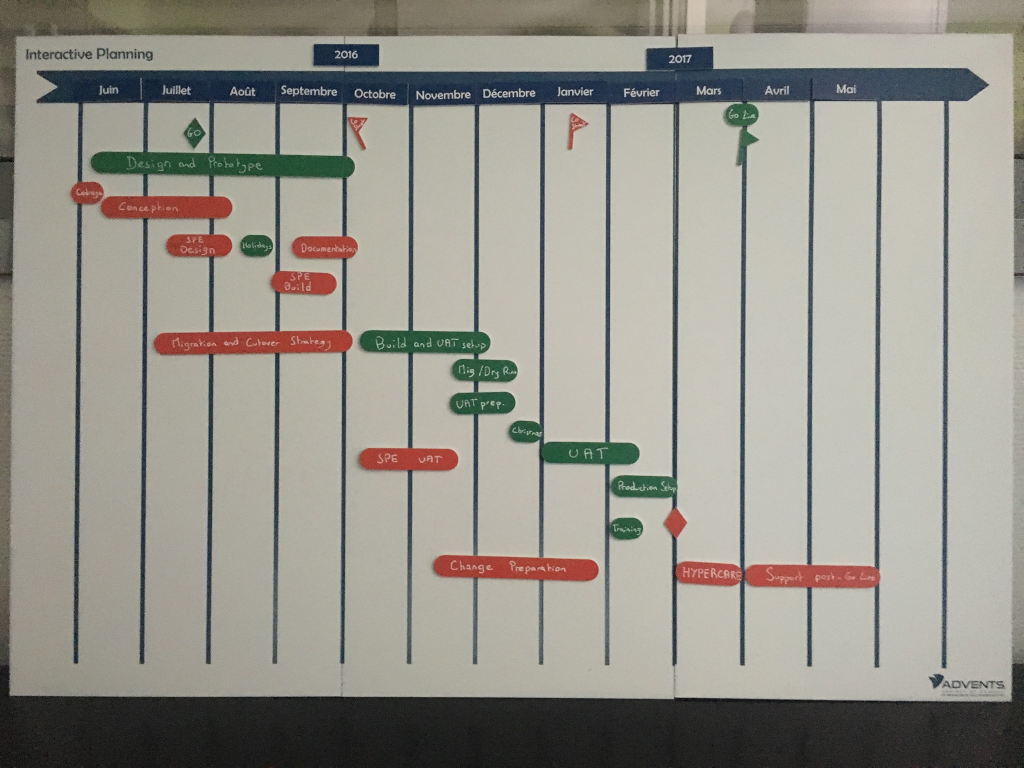
#> input picture img/3.JPG, 2048 x 1536 px, found by its file name (shown at 1/2 size)
$ python lines_detection_finale.py
#> lines starting #> are read from the running program, lines starting #| are printed output that depends on the picture; after the words box and inside, x2 and y2 are one past the last pixel; in counts of white or black regions, pixels touching at a corner belong together; long printed decimals are rounded
import numpy as np
import cv2
image = cv2.imread('img/3.jpg')
#> image is the input picture: shape (1536, 2048, 3); mean B, G, R 139.4, 148.6, 150.8

# the ratio of the new image to the old image
r = 1000.0 / image.shape[1]
dim = (1000, int(image.shape[0] * r))

# perform the actual resizing of the image and show it
resized = cv2.resize(image, dim, interpolation=cv2.INTER_AREA)
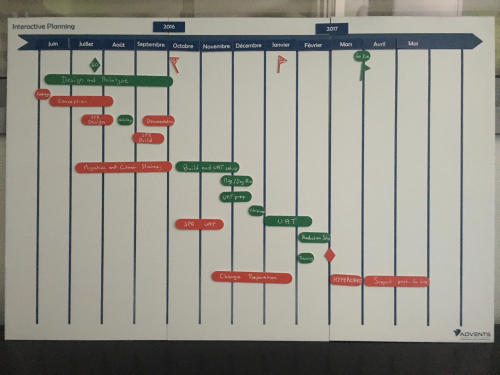
#> resized: shape (750, 1000, 3) (shown at 1/2 size); mean B, G, R 139.4, 148.6, 150.8
#cv2.imshow("resized", resized)
#cv2.waitKey(0)


# Grayscale and Canny Edges extracted
gray = cv2.cvtColor(resized, cv2.COLOR_BGR2GRAY)
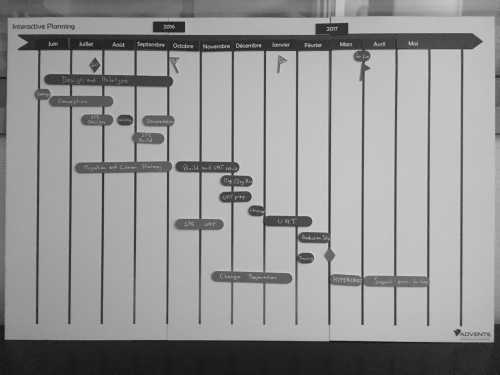
#> gray: shape (750, 1000) (shown at 1/2 size); min 9, max 211, mean 148.2
edges = cv2.Canny(gray, 100, 170, apertureSize = 3)
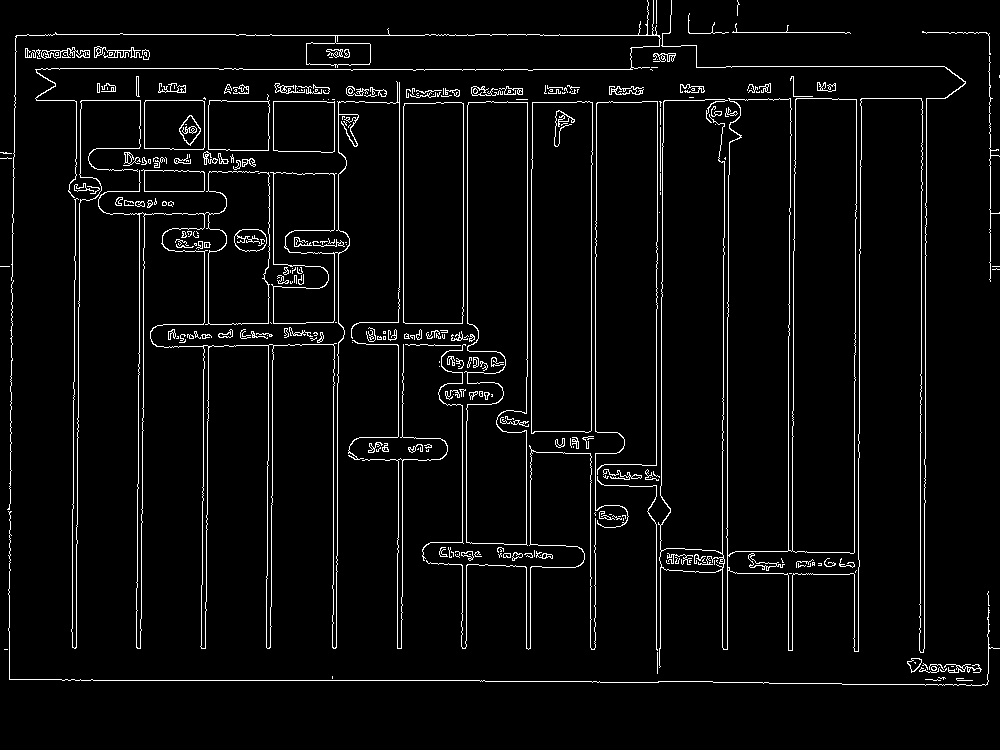
#> edges: shape (750, 1000); 4.2% white in thin lines or dots

# Run HoughLines using a rho accuracy of 1 pixel
# theta accuracy of np.pi / 180 which is 1 degree
# Our line threshold is set to 240 (number of points on line)
lines = cv2.HoughLines(edges,1, np.pi / 700, 150)
#> lines = 257 rows, first 8: [679, 1.58], [77, 0.00898], [400, 0.00449], [339, 0.00449], [676, 1.58], [680, 1.57], [404, 0.00449], [335, 0.00449]

time_line=[]

print ("Lines: ",lines)
#| Lines:  [[[ 6.7900000e+02  1.5752844e+00]]
#|  [[ 7.7000000e+01  8.9759789e-03]]
#|  [[ 4.0000000e+02  4.4879895e-03]]
#|  [[ 3.3900000e+02  4.4879895e-03]]
#|  [[ 6.7600000e+02  1.5797722e+00]]
#|  [[ 6.8000000e+02  1.5707964e+00]]
#> (further printed lines are left out)
# We iterate through each line and convert it to the format
# required by cv.lines (i.e. requiring end points)
prev_x = None
ordered_lines = sorted(lines,key = lambda x: x[0][0]*np.cos(x[0][1]))
#> ordered_lines = 257 items, first 6: [[549, 1.6]], [[527, 1.6]], [[552, 1.6]], [[530, 1.6]], [[668, 1.59]], [[674, 1.58]]
for [[rho, theta]] in ordered_lines:
    a = np.cos(theta)
    b = np.sin(theta)
    x0 = a * rho
    y0 = b * rho
    x1 = int(x0 + 1000 * (-b))
    y1 = int(y0 + 1000 * (a))
    x2 = int(x0 - 1000 * (-b))
    y2 = int(y0 - 1000 * (a))
    if abs(x1 - x2) >= 3:
        continue
    if prev_x is not None:

        if abs(prev_x - x1)<50:
            continue
        #print abs(prev_x - x1)


    time_line.append(x1)
    cv2.line(resized, (x1, y1), (x2, y2), (255, 0, 0), 2)
    prev_x = max(x1,x2)
#> this loop made 257 passes
#> (rho, theta, a, b, x0, y0, x1, y1) on passes 1 to 3: (549, 1.6, -0.0314, 1, -17.24, 548.7, -1016, 517), (527, 1.6, -0.0314, 1, -16.55, 526.7, -1016, 495), (552, 1.6, -0.0269, 1, -14.86, 551.8, -1014, 524)
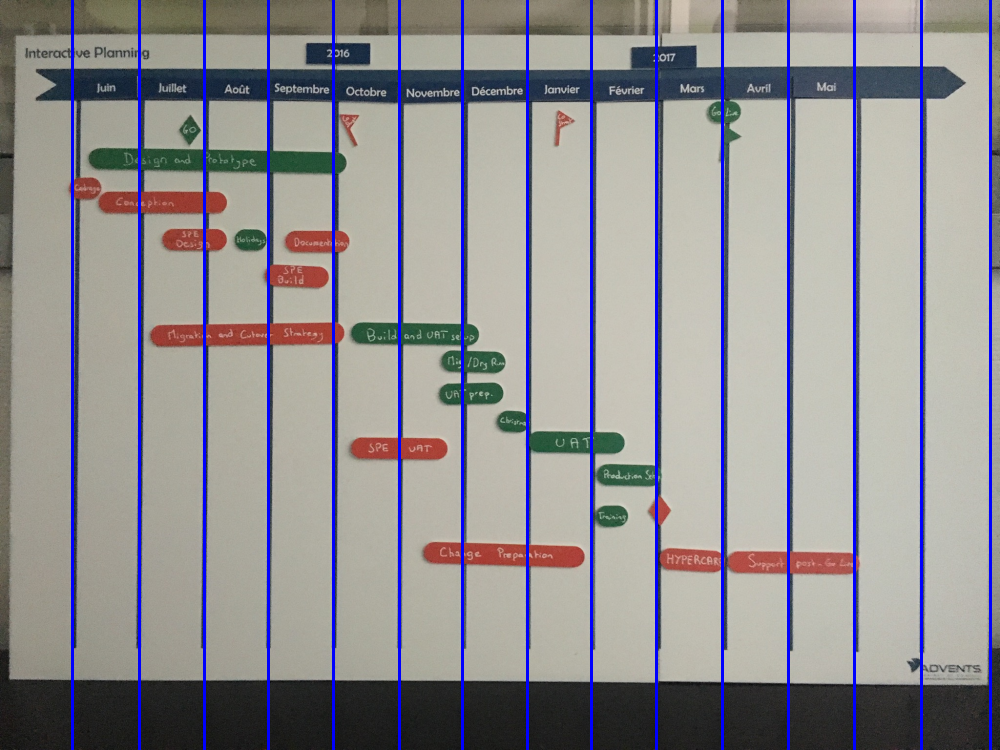
#> resized: shape (750, 1000, 3); 4.5% of pixels changed, all inside (x1, y1, x2, y2) = (71, 0, 992, 750)
#> after the loop, time_line = [72, 139, 204, 268, 333, 399, 462, 527, 591, 656, 722, 788, 854, 921, 990]


print (time_line)
cv2.imshow('Hough Lines', resized)
cv2.waitKey(0)
cv2.destroyAllWindows()

$ run again, with img/10.jpg copied over img/3.JPG
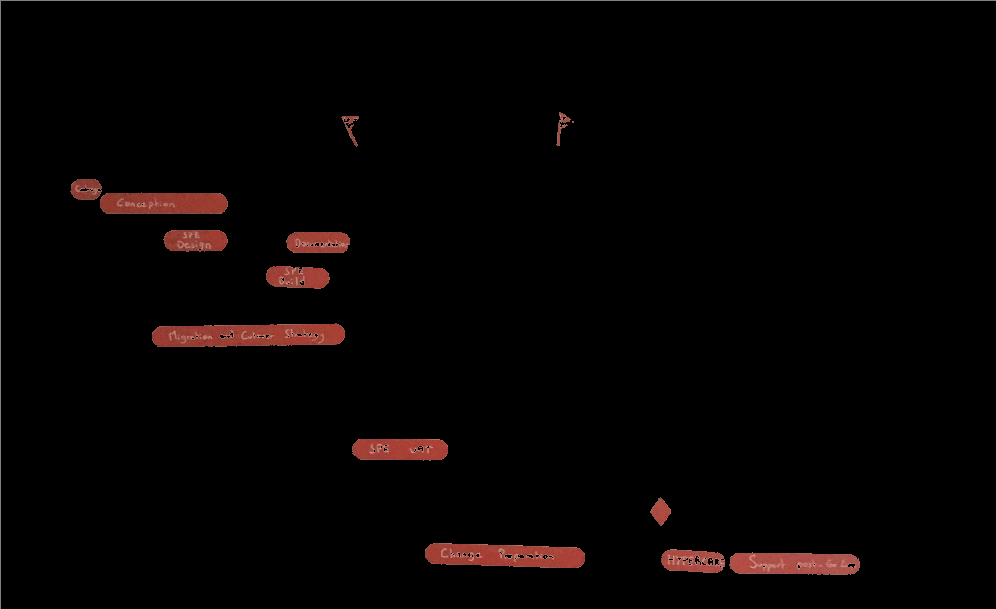
#> input picture img/10.jpg, 996 x 609 px, found by its file name
#> image is the input picture: shape (609, 996, 3); mean B, G, R 2.5, 2.8, 5.8
#> `edges = cv2.Canny(gray, 100, 170, apertureSize = 3)`:
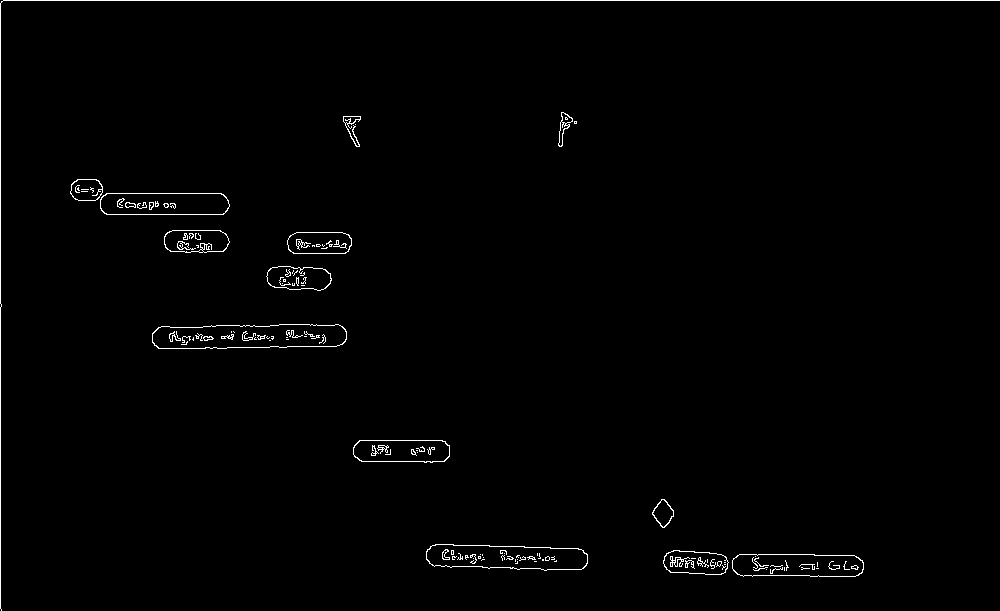
#> edges: shape (611, 1000); 1% white in thin lines or dots
#> lines = [[0, 1.57], [0, 0], [2, 0.00449], [1, 1.57], [2, 3.14], [-3, 1.58], [-1, 1.58], [530, 1.6], [551, 1.6], [532, 1.6], [554, 1.6]]
#| Lines:  [[[ 0.0000000e+00  1.5707964e+00]]
#|  [[ 0.0000000e+00  0.0000000e+00]]
#|  [[ 2.0000000e+00  4.4879895e-03]]
#|  [[ 1.0000000e+00  1.5663084e+00]]
#|  [[ 2.0000000e+00  3.1371047e+00]]
#|  [[-3.0000000e+00  1.5752844e+00]]
#> (further printed lines are left out)
#> ordered_lines = [[[551, 1.6]], [[530, 1.6]], [[554, 1.6]], [[532, 1.6]], [[2, 3.14]], [[0, 1.57]], [[0, 0]], [[1, 1.57]], [[-1, 1.58]], [[-3, 1.58]], [[2, 0.00449]]]
#> the loop `for [[rho, theta]] in ordered_lines:` made 11 passes
#> (rho, theta, a, b, x0, y0, x1, y1) on passes 1, 2, 3, 4, 5, 6, 8, 9: (551, 1.6, -0.0314, 1, -17.31, 550.7, -1016, 519), (530, 1.6, -0.0314, 1, -16.65, 529.7, -1016, 498), (554, 1.6, -0.0269, 1, -14.92, 553.8, -1014, 526), (532, 1.6, -0.0269, 1, -14.32, 531.8, -1013, 504), (2, 3.14, -1, 0.00449, -2, 0.00898, -6, -999), (0, 1.57, -4.37e-08, 1, 0, 0, -1000, 0), (1, 1.57, 0.00449, 1, 0.00449, 1, -999, 5), (-1, 1.58, -0.00449, 1, 0.00449, -1, -999, -5)
#> after the loop `for [[rho, theta]] in ordered_lines:`:
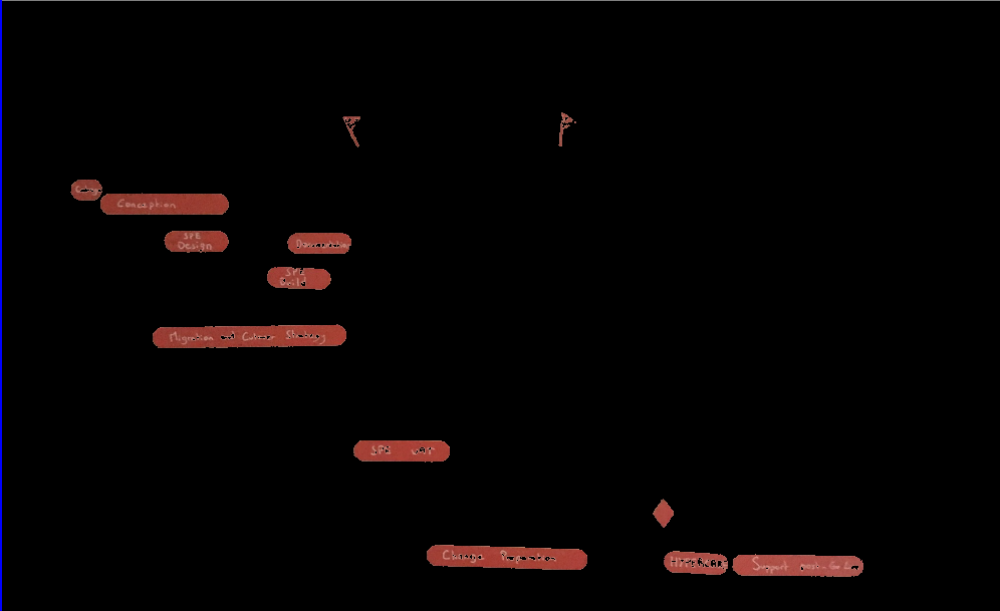
#> resized: shape (611, 1000, 3); mean B, G, R 2.9, 2.7, 5.6
#> after the loop `for [[rho, theta]] in ordered_lines:`: time_line = [0]
#| [0]

$ run again, with img/12.jpg copied over img/3.JPG
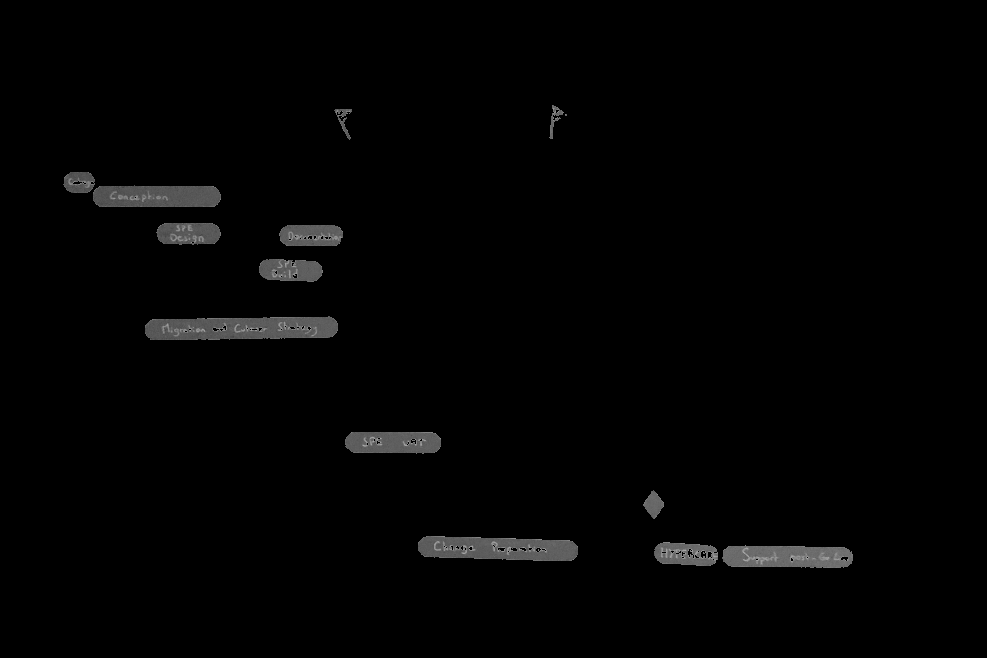
#> input picture img/12.jpg, 987 x 658 px, found by its file name
#> image is the input picture: shape (658, 987, 3); min 0, max 170, mean 3.1
#> `edges = cv2.Canny(gray, 100, 170, apertureSize = 3)`:
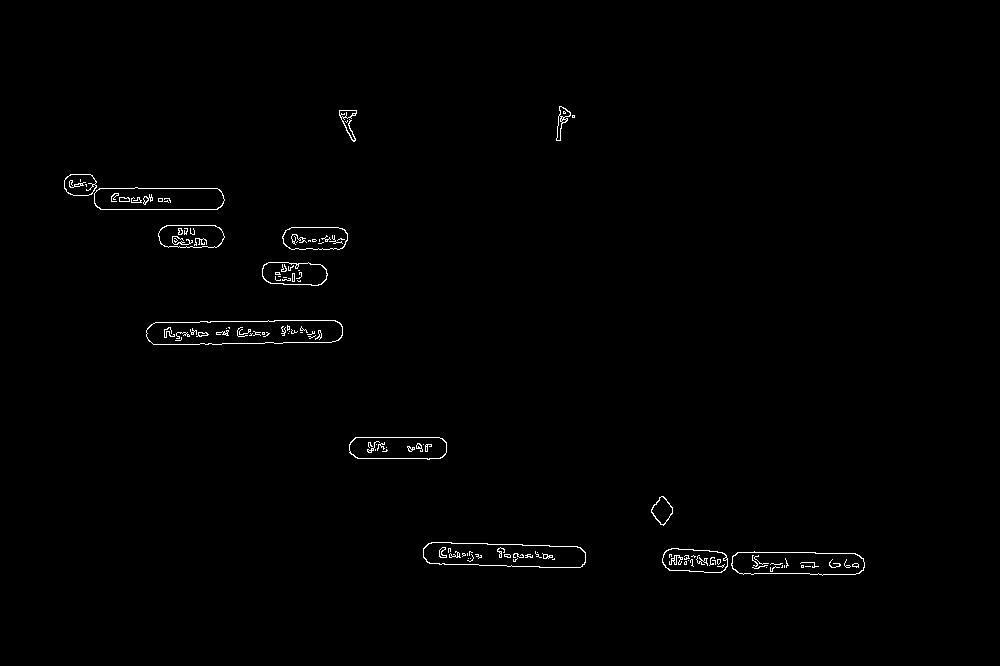
#> edges: shape (666, 1000); 0.71% white in thin lines or dots, all inside (x1, y1, x2, y2) = (64, 106, 865, 576)
#> lines = [[528, 1.6], [549, 1.6], [530, 1.6], [552, 1.6], [324, 1.56]]
#| Lines:  [[[528.          1.602]]
#|  [[549.          1.602]]
#|  [[530.          1.598]]
#|  [[552.          1.598]]
#|  [[324.          1.557]]]
#> ordered_lines = [[[549, 1.6]], [[528, 1.6]], [[552, 1.6]], [[530, 1.6]], [[324, 1.56]]]
#> the loop `for [[rho, theta]] in ordered_lines:` made 5 passes
#> (rho, theta, a, x0, y0, x1, y1, x2) on passes 1 to 5: (549, 1.6, -0.0314, -17.24, 548.7, -1016, 517, 982), (528, 1.6, -0.0314, -16.58, 527.7, -1016, 496, 982), (552, 1.6, -0.0269, -14.86, 551.8, -1014, 524, 984), (530, 1.6, -0.0269, -14.27, 529.8, -1013, 502, 985), (324, 1.56, 0.0135, 4.36, 324, -995, 337, 1004)
#> after the loop `for [[rho, theta]] in ordered_lines:`: time_line = []
